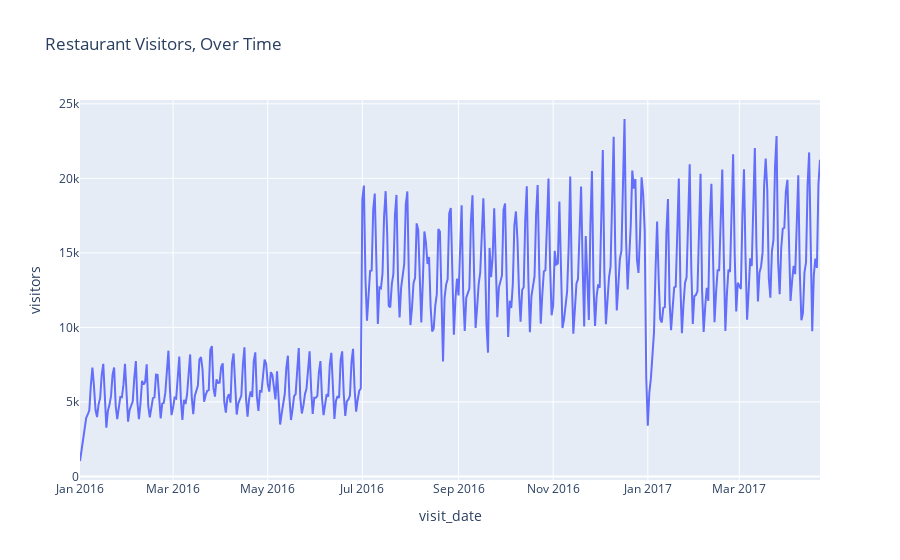

The notebook cell saved with this chart:
### Code cell
px.line(visits, x='visit_date', y='visitors', title='Restaurant Visitors, Over Time')

### Figure 1 — Plotly figure (JSON) as saved in the notebook; plotly's stock layout.template omitted (floating-point values rounded to 4 significant figures; data arrays with more than 128 entries replaced by an {"elided": "..."} marker saying what was removed)
{"data": [{"hovertemplate": "visit_date=%{x}<br>visitors=%{y}<extra></extra>", "legendgroup": "", "line": {"color": "#636efa", "dash": "solid"}, "mode": "lines", "name": "", "orientation": "v", "showlegend": false, "type": "scatter", "x": {"elided": "478 str values"}, "xaxis": "x", "y": {"elided": "478 int values"}, "yaxis": "y"}], "layout": {"legend": {"tracegroupgap": 0}, "title": {"text": "Restaurant Visitors, Over Time"}, "xaxis": {"anchor": "y", "domain": [0, 1], "title": {"text": "visit_date"}}, "yaxis": {"anchor": "x", "domain": [0, 1], "title": {"text": "visitors"}}}}
